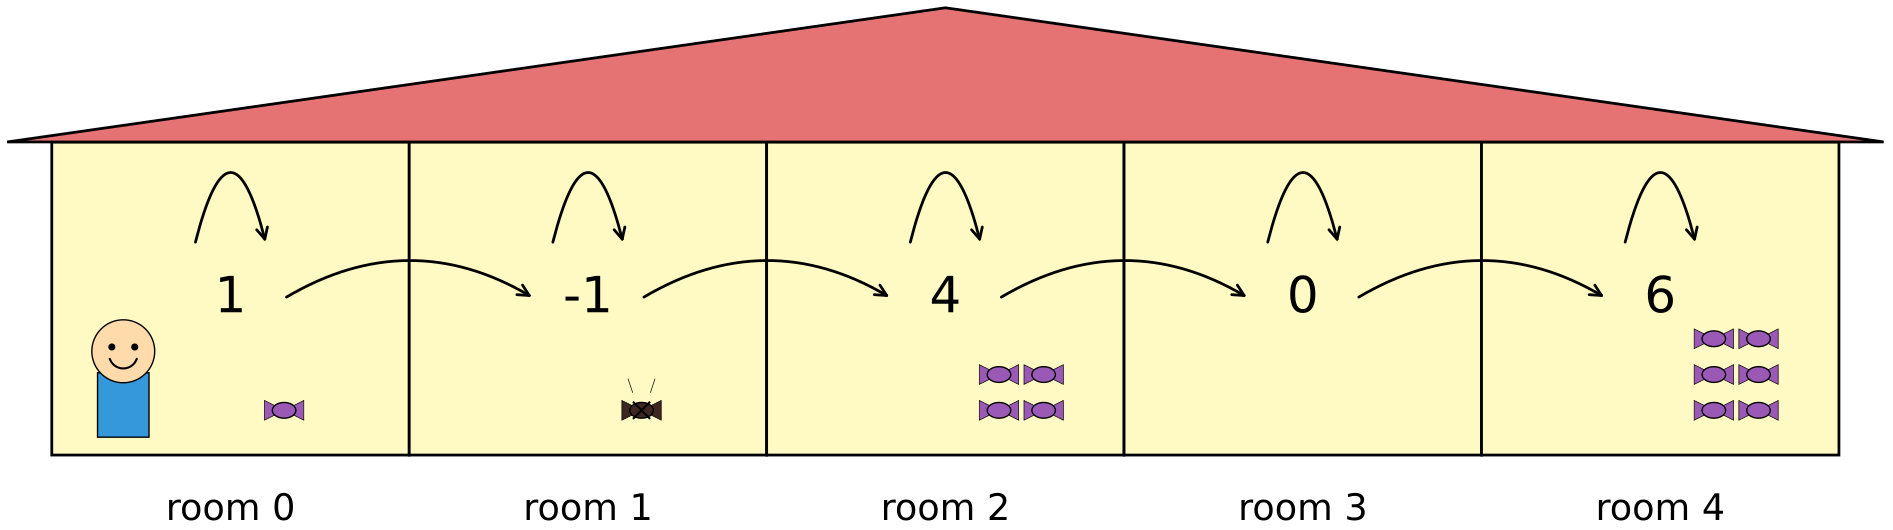

Write Python code to recreate this figure.
import numpy as np
import matplotlib.pyplot as plt
from matplotlib.patches import Rectangle, Polygon, Circle, FancyArrowPatch, Ellipse

def draw_kid(ax, x, y, s=0.4):
    """Draws a kid character inside a room."""
    # Head
    ax.add_patch(Circle((x, y + 0.35*s), 0.22*s, facecolor="#FFDBAC", edgecolor="black", lw=1, zorder=10))
    # Body (Shirt)
    ax.add_patch(Rectangle((x - 0.18*s, y - 0.25*s), 0.36*s, 0.45*s, facecolor="#3498db", edgecolor="black", lw=1, zorder=9))
    # Eyes
    ax.add_patch(Circle((x - 0.08*s, y + 0.38*s), 0.025*s, facecolor="black", zorder=11))
    ax.add_patch(Circle((x + 0.08*s, y + 0.38*s), 0.025*s, facecolor="black", zorder=11))
    # Smile
    theta = np.linspace(200, 340, 15)
    ax.plot(x + 0.1*s*np.cos(np.radians(theta)), y + 0.33*s + 0.1*s*np.sin(np.radians(theta)), color="black", lw=1.5, zorder=11)

def draw_candy(ax, x, y, s=0.2, bitter=False):
    """Draws a sweet candy or a horrible-tasting one."""
    color = "#9b59b6" if not bitter else "#3e2723" 
    tri_l = Polygon([[x-s, y+s/2], [x-s, y-s/2], [x, y]], facecolor=color, edgecolor="black", lw=0.5, zorder=7)
    tri_r = Polygon([[x+s, y+s/2], [x+s, y-s/2], [x, y]], facecolor=color, edgecolor="black", lw=0.5, zorder=7)
    center = Ellipse((x, y), width=s*1.2, height=s*0.8, facecolor=color, edgecolor="black", lw=1, zorder=8)
    ax.add_patch(tri_l)
    ax.add_patch(tri_r)
    ax.add_patch(center)
    
    if bitter:
        ax.plot([x-s/2.5, x+s/2.5], [y-s/2.5, y+s/2.5], color="black", lw=1.5, zorder=9)
        ax.plot([x-s/2.5, x+s/2.5], [y+s/2.5, y-s/2.5], color="black", lw=1.5, zorder=9)
        ax.plot([x-0.1, x-0.15], [y+0.2, y+0.35], color="black", lw=0.5, zorder=9)
        ax.plot([x+0.1, x+0.15], [y+0.2, y+0.35], color="black", lw=0.5, zorder=9)

def make_house_5_rooms(save_path="candy_collection_3.pdf", show=True):
    # Reward sequence: 1, -1, 4, 0, 6
    rewards = [1, -1, 4, 0, 6]
    # For candy counts, we use absolute value for display, 
    # but the bitter logic handles the -1 visually.
    candy_counts = [1, 1, 4, 0, 6] 
    
    num_rooms = len(rewards)
    room_w, room_h = 4.0, 3.5
    
    # Adjusted figure size for 5 rooms
    fig, ax = plt.subplots(figsize=(20, 8))
    
    for i in range(num_rooms):
        x_start = i * room_w
        
        # 1. Draw Room
        rect = Rectangle((x_start, 0), room_w, room_h, facecolor="#FFF9C4", edgecolor="black", lw=2, zorder=2)
        ax.add_patch(rect)
        
        # 2. Reward Text (Centered vertically)
        reward_y = room_h / 2
        ax.text(x_start + room_w/2, reward_y, str(rewards[i]), ha="center", va="center", 
                fontsize=36, fontweight="normal", zorder=5)
        
        # 3. Room Labels (Polished positioning)
        ax.text(x_start + room_w/2, -0.42, f"room {i}", ha="center", va="top", fontsize=26.4)

        # 4. Draw Candies
        count = candy_counts[i]
        is_bitter = (rewards[i] < 0)
        spacing_x, spacing_y = 0.5, 0.4
        start_x = x_start + room_w * 0.65
        
        for c in range(count):
            cx = start_x + (c % 2) * spacing_x
            cy = 0.5 + (c // 2) * spacing_y
            draw_candy(ax, cx, cy, s=0.22, bitter=is_bitter)

    # 5. Common Roof
    roof_h = 1.5
    roof = Polygon([[-0.5, room_h], [num_rooms*room_w + 0.5, room_h], 
                    [(num_rooms*room_w)/2, room_h + roof_h]], 
                   facecolor="#E57373", edgecolor="black", lw=2, zorder=3)
    ax.add_patch(roof)

    # 6. Kid in Room 0
    draw_kid(ax, 0.8, 0.6, s=1.6)

    # 7. Arrows (Polished spacing)
    for i in range(num_rooms):
        x_c = i * room_w + room_w/2
        
        # Self-loop (Stay) - Tucked close to reward
        loop_y = reward_y + 0.6 
        ax.add_patch(FancyArrowPatch((x_c - 0.4, loop_y), (x_c + 0.4, loop_y),
                                     connectionstyle="arc3,rad=-2.0", arrowstyle='->,head_width=4,head_length=8',
                                     lw=2, color="black", zorder=6))
        
        # Move Arrow
        if i < num_rooms - 1:
            ax.add_patch(FancyArrowPatch((x_c + 0.6, reward_y), (x_c + room_w - 0.6, reward_y),
                                         connectionstyle="arc3,rad=-0.3", arrowstyle='->,head_width=4,head_length=8',
                                         lw=2, color="black", zorder=6))

    ax.set_aspect("equal")
    ax.axis("off")
    ax.set_xlim(-1, num_rooms * room_w + 1)
    ax.set_ylim(-1.5, room_h + roof_h + 0.5)

    plt.tight_layout()
    plt.savefig(save_path, bbox_inches="tight")
    if show:
        plt.show()
    plt.close(fig)

if __name__ == "__main__":
    make_house_5_rooms()
